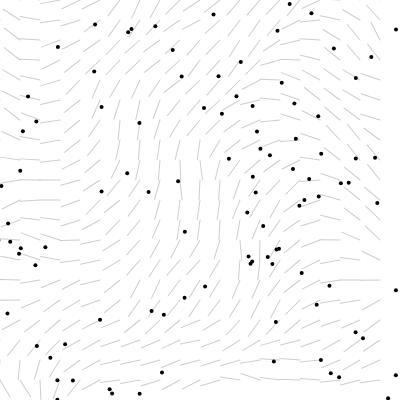
Frame 1 (no input)
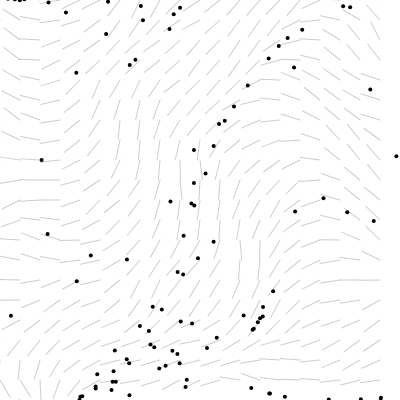
Frame 60 (no input)
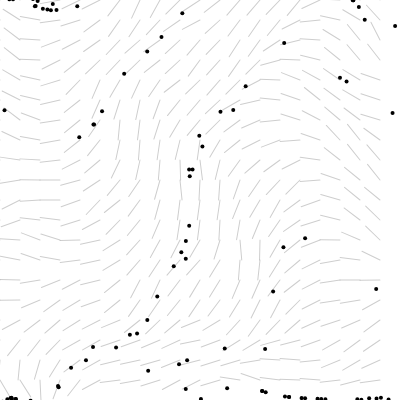
Frame 120 (the mouse pressed at the canvas centre since frame 60)

The p5.js sketch that drew these frames (run headless with seeded random() and noise() and a simulated clock; from frame 60 on, the mouse is pressed at the canvas centre):

// p5.js sketch
// ── sketch.js
/**
 * sketch.js
 *
 *
 * p5.js 레퍼런스: http://p5js.org/reference
 * 웹기술 레퍼런스: http://developer.mozilla.org
 *
 * @author : https://github.com/Mosframe
 */


// -----------------------------------------------------------------
// 변수, 오브젝트 정의
// -----------------------------------------------------------------
var inc = 0.1;
var scl = 20;
var cols;
var rows;

var zOffset = 0;

var fr;

var particles = [];

var flowfield;

// -----------------------------------------------------------------
// p5.js 함수들
// -----------------------------------------------------------------

function setup () {

    createCanvas(400, 400);
    cols = floor(width/scl);
    rows = floor(height/scl);
    fr = createP('');

    flowfield = new Array(cols * rows);

    for( var i=0; i<100; ++i) {
        particles[i] = new Particle();
    }
}


function draw () {

    background(255);

    var yOffset = 0;
    for( var y=0; y<rows; ++y ) {
        var xOffset = 0;
        for( var x=0; x<cols; ++x ) {

            // 회전각에 펄린 노이즈 적용

            var angle   = noise(xOffset,yOffset,zOffset) * TWO_PI;
            var v       = p5.Vector.fromAngle(angle);

            v.setMag(5); // 벡터 속도를 조절한다.

            // 벡터 방향을 저장

            var index   = x + y * cols;
            flowfield[index] = v;

            // 방향 기즈모

            stroke(0,50);
            strokeWeight(1);

            push();

            translate(x*scl, y*scl);
            rotate(v.heading());
            line(0,0,scl,0);

            pop();

            xOffset += inc;
        }
        yOffset += inc;

        //zOffset += 0.001;
    }

    for( var i=0; i<particles.length; ++i ) {

        particles[i].follow(flowfield);
        particles[i].update();
        particles[i].show();
        particles[i].edges();
    }

    fr.html(floor(frameRate()));
}

// -----------------------------------------------------------------
// 사용자 정의 함수들
// -----------------------------------------------------------------


// ── particle.js
/**
 * particle.js
 *
 *
 * p5.js 레퍼런스: http://p5js.org/reference
 * 웹기술 레퍼런스: http://developer.mozilla.org
 *
 * @author : https://github.com/Mosframe
 */


// -----------------------------------------------------------------
// 파티클
// -----------------------------------------------------------------

function Particle() {

    this.pos = createVector(random(width),random(height)); // position
    this.vel = createVector(0,0); // velocity
    this.acc = createVector(0,0); // acceleration
    this.maxspeed = 4;

    this.follow = (vectors) => {

        var x = floor(this.pos.x/scl);
        var y = floor(this.pos.y/scl);
        var index = x + y * cols;
        var force = vectors[index];
        this.applyForce(force);
    }

    this.update = () => {

        this.vel.add(this.acc);
        this.vel.limit(this.maxspeed);

        this.pos.add(this.vel);
        this.acc.mult(0);
    }

    this.applyForce = (force) => {

        this.acc.add(force);
    }

    this.show = () => {

        stroke(0);
        strokeWeight(4);
        point(this.pos.x, this.pos.y);
    }

    // 모서리 처리

    this.edges = () => {

        if(this.pos.x < 0       ) this.pos.x = width;
        if(this.pos.x > width   ) this.pos.x = 0;
        if(this.pos.y < 0       ) this.pos.y = height;
        if(this.pos.y > height  ) this.pos.y = 0;
    }
}
